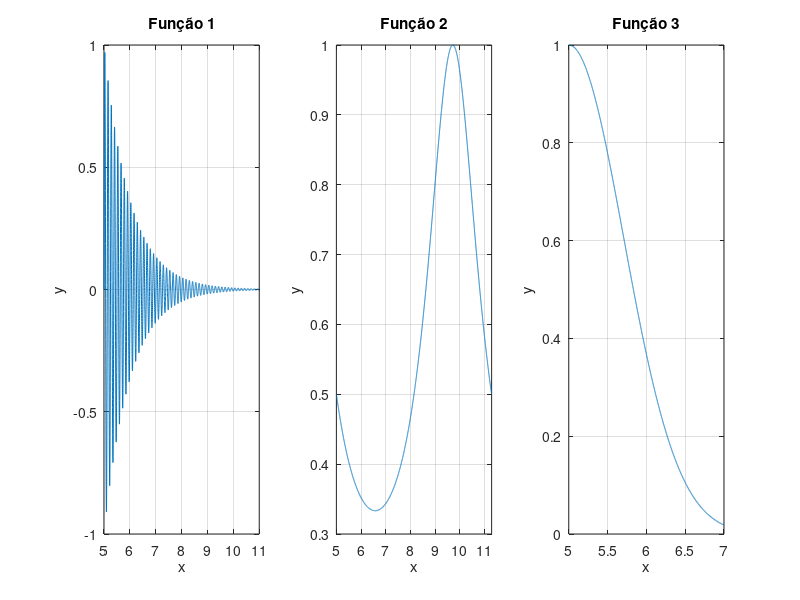

MATLAB code to generate this figure:
% numero de pontos utilizados para produzir o grafico
N = 5000;
ints = [linspace(5, 11, N); linspace(5, 2 * pi + 5, N); linspace(5, 7, N)];
f_1 = @(x) exp(5 - x) .* sin(50 .* (x - 5));
f_2 = @(x) 1 ./ (2 + sin(x - 5));
f_3 = @(x) exp(- x .^ 2 + 10 .* x - 25);
f = {f_1, f_2, f_3}; % array das funções para iterar

for n = 1 : 3
    subplot(1, 3, n);
    range = ints(n, :);
    plot(range, f{n}(range));
    xlabel('x');
    ylabel('y');
    xlim([range(1) range(end)]);
    title(sprintf("Função %d", n));
    grid;
end